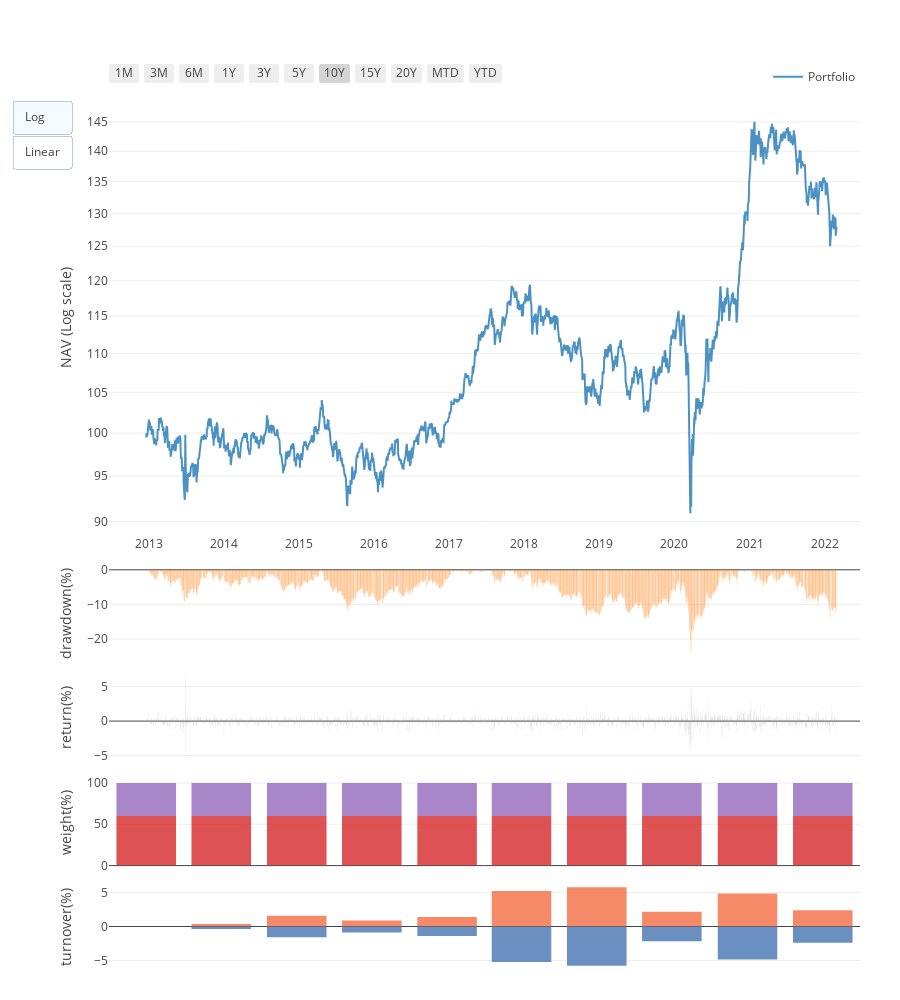
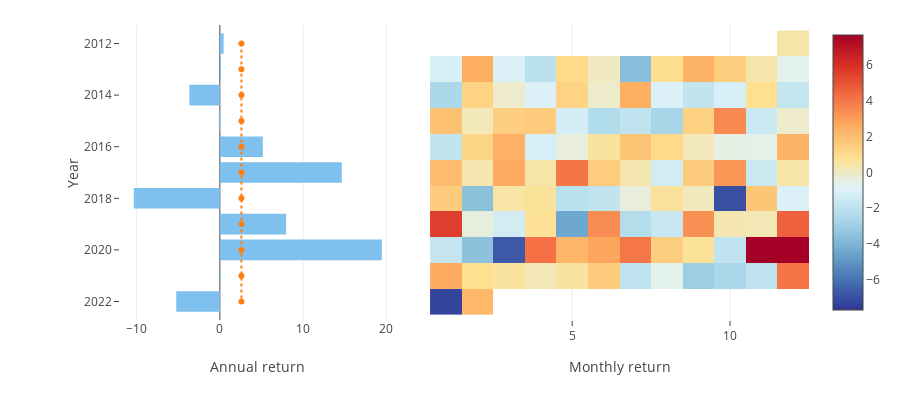

Write notebook code for charts like these, in order.
### Code cell
import yfinance as yf
import snowball as sb

data = yf.download('069500.KS 114820.KS', period='MAX')['Adj Close']

portfolio = sb.run_backtest(prices=data, 
                            schedule='EOY-5', 
                            rule={'069500.KS': 0.6, '114820.KS': 0.4},
                            start='2012-12-01')
portfolio.report()

### Figure 1 — Plotly figure (JSON) as saved in the notebook; plotly's stock layout.template omitted (floating-point values rounded to 4 significant figures; data arrays with more than 128 entries replaced by an {"elided": "..."} marker saying what was removed)
{"data": [{"name": "Portfolio", "opacity": 0.8, "type": "scatter", "x": {"elided": "2252 str values"}, "y": {"elided": "2252 float values"}, "yaxis": "y"}, {"name": "drawdown", "opacity": 0.8, "showlegend": false, "type": "bar", "x": {"elided": "2252 str values"}, "y": {"elided": "2252 float values"}, "yaxis": "y2"}, {"marker": {"color": "rgb(169,169,169)"}, "name": "daily return", "opacity": 0.8, "showlegend": false, "type": "bar", "x": {"elided": "2252 str values"}, "y": {"elided": "2252 float values"}, "yaxis": "y3"}, {"name": "069500.KS", "opacity": 0.8, "showlegend": false, "type": "bar", "x": ["2012-12-20T00:00:00", "2013-12-20T00:00:00", "2014-12-22T00:00:00", "2015-12-22T00:00:00", "2016-12-22T00:00:00", "2017-12-19T00:00:00", "2018-12-20T00:00:00", "2019-12-20T00:00:00", "2020-12-22T00:00:00", "2021-12-23T00:00:00"], "y": [60, 60, 60, 60, 60, 60, 60, 60, 60, 60], "yaxis": "y4"}, {"name": "114820.KS", "opacity": 0.8, "showlegend": false, "type": "bar", "x": ["2012-12-20T00:00:00", "2013-12-20T00:00:00", "2014-12-22T00:00:00", "2015-12-22T00:00:00", "2016-12-22T00:00:00", "2017-12-19T00:00:00", "2018-12-20T00:00:00", "2019-12-20T00:00:00", "2020-12-22T00:00:00", "2021-12-23T00:00:00"], "y": [40, 40, 40, 40, 40, 40, 40, 40, 40, 40], "yaxis": "y4"}, {"marker": {"color": "rgb(244,109,67)"}, "name": "Buy", "opacity": 0.8, "showlegend": false, "type": "bar", "x": ["2013-12-20T00:00:00", "2014-12-22T00:00:00", "2015-12-22T00:00:00", "2016-12-22T00:00:00", "2017-12-19T00:00:00", "2018-12-20T00:00:00", "2019-12-20T00:00:00", "2020-12-22T00:00:00", "2021-12-23T00:00:00"], "y": [0.36, 1.58, 0.87, 1.4, 5.23, 5.76, 2.16, 4.84, 2.38], "yaxis": "y5"}, {"marker": {"color": "rgb(69,117,180)"}, "name": "Sell", "opacity": 0.8, "showlegend": false, "type": "bar", "x": ["2013-12-20T00:00:00", "2014-12-22T00:00:00", "2015-12-22T00:00:00", "2016-12-22T00:00:00", "2017-12-19T00:00:00", "2018-12-20T00:00:00", "2019-12-20T00:00:00", "2020-12-22T00:00:00", "2021-12-23T00:00:00"], "y": [-0.36, -1.58, -0.87, -1.4, -5.23, -5.76, -2.16, -4.84, -2.38], "yaxis": "y5"}], "layout": {"barmode": "relative", "height": 1000, "legend": {"orientation": "h", "x": 1, "xanchor": "right", "y": 1.01, "yanchor": "bottom"}, "margin": {"b": 30, "r": 40}, "updatemenus": [{"active": 0, "buttons": [{"args": [{}, {"yaxis": {"autorange": true, "domain": [0.5, 1], "title": "NAV (Log scale)", "type": "log"}}], "label": "Log", "method": "update"}, {"args": [{}, {"yaxis": {"autorange": true, "domain": [0.5, 1], "title": "NAV (Linear scale)"}}], "label": "Linear", "method": "update"}], "type": "buttons"}], "xaxis": {"autorange": true, "rangeselector": {"buttons": [{"count": 1, "label": "1M", "step": "month", "stepmode": "backward"}, {"count": 3, "label": "3M", "step": "month", "stepmode": "backward"}, {"count": 6, "label": "6M", "step": "month", "stepmode": "backward"}, {"count": 1, "label": "1Y", "step": "year", "stepmode": "backward"}, {"count": 3, "label": "3Y", "step": "year", "stepmode": "backward"}, {"count": 5, "label": "5Y", "step": "year", "stepmode": "backward"}, {"count": 10, "label": "10Y", "step": "year", "stepmode": "backward"}, {"count": 15, "label": "15Y", "step": "year", "stepmode": "backward"}, {"count": 20, "label": "20Y", "step": "year", "stepmode": "backward"}, {"count": 1, "label": "MTD", "step": "month", "stepmode": "todate"}, {"count": 1, "label": "YTD", "step": "year", "stepmode": "todate"}]}, "showspikes": true, "title": {"text": ""}, "type": "date"}, "yaxis": {"autorange": true, "domain": [0.5, 1], "title": {"text": "NAV (Log scale)"}, "type": "log"}, "yaxis2": {"anchor": "x", "autorange": true, "domain": [0.36, 0.46], "title": {"text": "drawdown(%)"}}, "yaxis3": {"anchor": "x", "autorange": true, "domain": [0.24, 0.34], "title": {"text": "return(%)"}}, "yaxis4": {"anchor": "x", "autorange": true, "domain": [0.12, 0.22], "title": {"text": "weight(%)"}}, "yaxis5": {"anchor": "x", "autorange": true, "domain": [0, 0.1], "title": {"text": "turnover(%)"}}}}

### Figure 2 — Plotly figure (JSON) as saved in the notebook; plotly's stock layout.template omitted (floating-point values rounded to 4 significant figures; data arrays with more than 128 entries replaced by an {"elided": "..."} marker saying what was removed)
{"data": [{"hoverinfo": "text", "hovertext": ["2012   +0.46%", "2013   +0.14%", "2014   -3.67%", "2015   -0.12%", "2016   +5.16%", "2017   +14.64%", "2018   -10.34%", "2019   +7.96%", "2020   +19.45%", "2021   +0.07%", "2022   -5.24%"], "marker": {"color": "#7EC0EE"}, "name": "Annual Return", "orientation": "h", "type": "bar", "x": [0.4553, 0.1412, -3.666, -0.1185, 5.161, 14.64, -10.34, 7.961, 19.45, 0.07131, -5.238], "xaxis": "x", "y": [2012, 2013, 2014, 2015, 2016, 2017, 2018, 2019, 2020, 2021, 2022]}, {"hoverinfo": "text", "hovertext": ["+2.59%", "+2.59%", "+2.59%", "+2.59%", "+2.59%", "+2.59%", "+2.59%", "+2.59%", "+2.59%", "+2.59%", "+2.59%"], "line": {"dash": "dot"}, "name": "Average", "type": "scatter", "x": [2.593, 2.593, 2.593, 2.593, 2.593, 2.593, 2.593, 2.593, 2.593, 2.593, 2.593], "xaxis": "x", "y": [2012, 2013, 2014, 2015, 2016, 2017, 2018, 2019, 2020, 2021, 2022]}, {"colorscale": [[0, "rgb(49,54,149)"], [0.1111, "rgb(69,117,180)"], [0.2222, "rgb(116,173,209)"], [0.3333, "rgb(171,217,233)"], [0.4444, "rgb(224,243,248)"], [0.5556, "rgb(254,224,144)"], [0.6667, "rgb(253,174,97)"], [0.7778, "rgb(244,109,67)"], [0.8889, "rgb(215,48,39)"], [1, "rgb(165,0,38)"]], "hoverinfo": "text", "hovertext": {"elided": "11x12 str values"}, "showscale": true, "type": "heatmap", "x": [1, 2, 3, 4, 5, 6, 7, 8, 9, 10, 11, 12], "xaxis": "x2", "y": [2012, 2013, 2014, 2015, 2016, 2017, 2018, 2019, 2020, 2021, 2022], "z": {"elided": "11x12 float values"}, "zauto": false, "zmax": 7.688, "zmin": -7.688}], "layout": {"autosize": true, "height": 400, "hovermode": "closest", "margin": {"l": 120, "t": 25}, "showlegend": false, "xaxis": {"domain": [0, 0.4], "title": {"text": "Annual return"}}, "xaxis2": {"domain": [0.45, 1], "title": {"text": "Monthly return"}}, "yaxis": {"autorange": "reversed", "tickformat": "d", "title": {"text": "Year"}}}}
